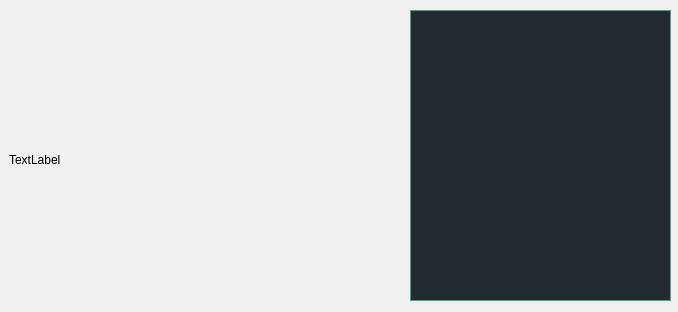
<?xml version="1.0" encoding="UTF-8"?>
<ui version="4.0">
 <class>losertree</class>
 <widget class="QWidget" name="losertree">
  <property name="geometry">
   <rect>
    <x>0</x>
    <y>0</y>
    <width>678</width>
    <height>312</height>
   </rect>
  </property>
  <property name="windowTitle">
   <string>Form</string>
  </property>
  <widget class="QLabel" name="label">
   <property name="geometry">
    <rect>
     <x>9</x>
     <y>9</y>
     <width>391</width>
     <height>301</height>
    </rect>
   </property>
   <property name="text">
    <string>TextLabel</string>
   </property>
  </widget>
  <widget class="QTextBrowser" name="textBrowser">
   <property name="geometry">
    <rect>
     <x>410</x>
     <y>10</y>
     <width>261</width>
     <height>291</height>
    </rect>
   </property>
   <property name="styleSheet">
    <string notr="true">border-width: 1px;
	border-style: solid;
	border-color: #4fa08b;
	background-color: #222b2e;
	color: #FFFFFF;</string>
   </property>
  </widget>
 </widget>
 <resources/>
 <connections/>
</ui>
